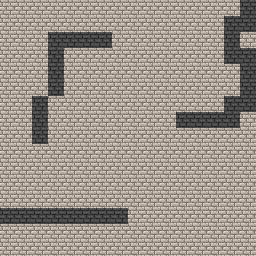

The image is a tile-based game level rendered from a .tmx file. Its description and source (layers, tilesets, objects; grid data summarised) follow:
An orthogonal 16x16 tile map with 16x16 px tiles, 2 tile layers (Floor, Walls).

<map version="1.2" tiledversion="1.2.4" orientation="orthogonal" renderorder="right-down" width="16" height="16" tilewidth="16" tileheight="16" infinite="0" nextlayerid="4" nextobjectid="8">
 <tileset firstgid="1" source="Dungeon.tsx" />
 <layer id="1" name="Floor" width="16" height="16">
  <properties>
   <property name="TileType" value="Floor" />
  </properties>
  <data>[256 cells, 256 non-empty, 1 distinct tile ids]</data>
 </layer>
 <layer id="2" name="Walls" width="16" height="16">
  <data>[256 cells, 32 non-empty, 1 distinct tile ids]</data>
 </layer>
</map>
